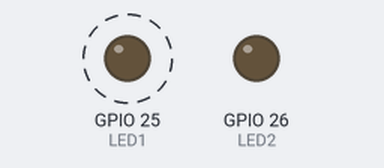
Bench run of a sketch on a simulated ESP32. On the bench: output pins drawn as LEDs (lit = HIGH). Dashed ring = blinking.

Above: at 0.05 s.
Timing chart, 0 to 5.9 s (numbered marks = the images above):
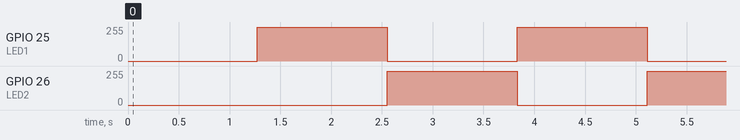

The sketch:

ESP32-DAC-HAL.ino
```cpp
#include <Arduino.h>
#include <esp32-hal-dac.h>//DAC功能引用該庫，可以不進行#include<>引用

//查看源碼後得到，DAC引腳只能是這兩個引腳
#define LED1 25
#define LED2 26

void setup(){
  //長時候發現，DAC的IO口也可以不進行初始化
  pinMode(LED1,OUTPUT);
  pinMode(LED2,OUTPUT);
}

void loop()
{
  // 逐漸變亮
  for (int dutyCycle = 0; dutyCycle <= 255; dutyCycle = dutyCycle + 1)
  {
    dacWrite(LED1, dutyCycle);  // 輸出DAC
    dacWrite(LED2, 255 - dutyCycle);  // 輸出DAC
    delay(5);
  }

  // 逐漸變暗
  for (int dutyCycle = 255; dutyCycle >= 0; dutyCycle = dutyCycle - 1)
  {
    dacWrite(LED1, dutyCycle);  // 輸出DAC
    dacWrite(LED2, 255 - dutyCycle);  // 輸出DAC
    delay(5);
  }
}
```

Measured:
- by itself, GPIO 25 (LED1), GPIO 26 (LED2): alternates 255/255 for 1.3 s and 0/255 for 1.3 s
